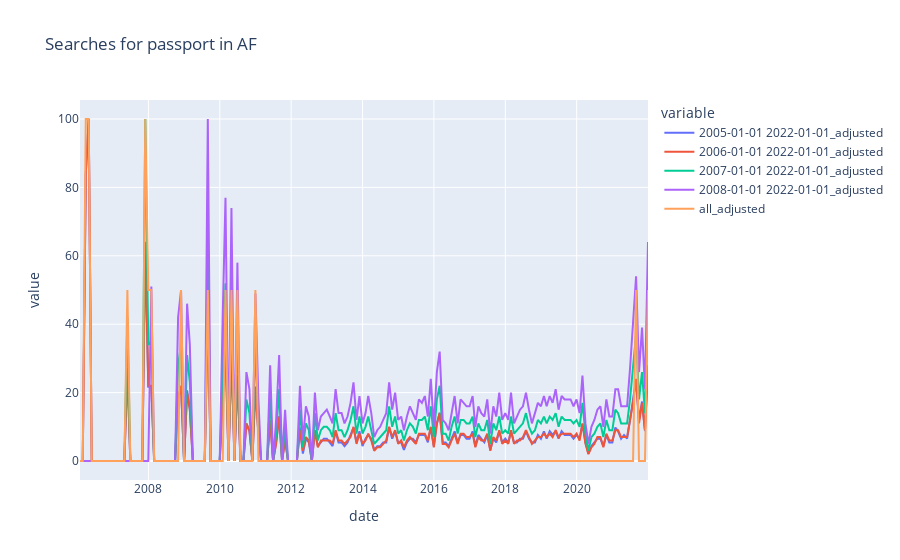
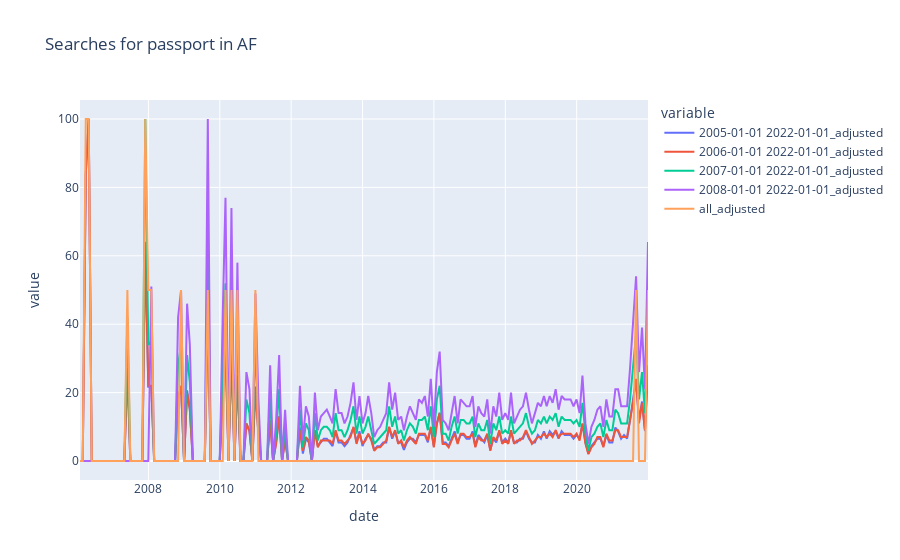

Source (notebook cell) for these figures, in order:
### Code cell
# Create dropdown widgets for selecting the country and keyword
country_dropdown = widgets.Dropdown(options=countries, description='Country:')
keyword_dropdown = widgets.Dropdown(options=keywords_list, description='Keyword:')

def update_plots(country, keyword):
    # Clear the output area
    clear_output(wait=True)
    
    country_data = adjusted[(adjusted["country"] == country) & (adjusted["keyword"] == keyword)]
    
    fig = px.line(country_data, x="date", y=list_adjusted_cols, title=f"Searches for {keyword} in {country}")
    fig.show()
# Register the update_plots function as the callback for the dropdown widgets
widgets.interact(update_plots, country=country_dropdown, keyword=keyword_dropdown)

### Figure 1 — Plotly figure (JSON) as saved in the notebook; plotly's stock layout.template omitted (floating-point values rounded to 4 significant figures; data arrays with more than 128 entries replaced by an {"elided": "..."} marker saying what was removed)
{"data": [{"hovertemplate": "variable=2005-01-01 2022-01-01_adjusted<br>date=%{x}<br>value=%{y}<extra></extra>", "legendgroup": "2005-01-01 2022-01-01_adjusted", "line": {"color": "#636efa", "dash": "solid"}, "marker": {"symbol": "circle"}, "mode": "lines", "name": "2005-01-01 2022-01-01_adjusted", "orientation": "v", "showlegend": true, "type": "scatter", "x": {"elided": "192 str values"}, "xaxis": "x", "y": {"elided": "192 float values"}, "yaxis": "y"}, {"hovertemplate": "variable=2006-01-01 2022-01-01_adjusted<br>date=%{x}<br>value=%{y}<extra></extra>", "legendgroup": "2006-01-01 2022-01-01_adjusted", "line": {"color": "#EF553B", "dash": "solid"}, "marker": {"symbol": "circle"}, "mode": "lines", "name": "2006-01-01 2022-01-01_adjusted", "orientation": "v", "showlegend": true, "type": "scatter", "x": {"elided": "192 str values"}, "xaxis": "x", "y": {"elided": "192 int values"}, "yaxis": "y"}, {"hovertemplate": "variable=2007-01-01 2022-01-01_adjusted<br>date=%{x}<br>value=%{y}<extra></extra>", "legendgroup": "2007-01-01 2022-01-01_adjusted", "line": {"color": "#00cc96", "dash": "solid"}, "marker": {"symbol": "circle"}, "mode": "lines", "name": "2007-01-01 2022-01-01_adjusted", "orientation": "v", "showlegend": true, "type": "scatter", "x": {"elided": "192 str values"}, "xaxis": "x", "y": {"elided": "192 int values"}, "yaxis": "y"}, {"hovertemplate": "variable=2008-01-01 2022-01-01_adjusted<br>date=%{x}<br>value=%{y}<extra></extra>", "legendgroup": "2008-01-01 2022-01-01_adjusted", "line": {"color": "#ab63fa", "dash": "solid"}, "marker": {"symbol": "circle"}, "mode": "lines", "name": "2008-01-01 2022-01-01_adjusted", "orientation": "v", "showlegend": true, "type": "scatter", "x": {"elided": "192 str values"}, "xaxis": "x", "y": {"elided": "192 int values"}, "yaxis": "y"}, {"hovertemplate": "variable=all_adjusted<br>date=%{x}<br>value=%{y}<extra></extra>", "legendgroup": "all_adjusted", "line": {"color": "#FFA15A", "dash": "solid"}, "marker": {"symbol": "circle"}, "mode": "lines", "name": "all_adjusted", "orientation": "v", "showlegend": true, "type": "scatter", "x": {"elided": "192 str values"}, "xaxis": "x", "y": {"elided": "192 int values"}, "yaxis": "y"}], "layout": {"legend": {"title": {"text": "variable"}, "tracegroupgap": 0}, "title": {"text": "Searches for passport in AF"}, "xaxis": {"anchor": "y", "domain": [0, 1], "title": {"text": "date"}}, "yaxis": {"anchor": "x", "domain": [0, 1], "title": {"text": "value"}}}}

### Figure 2 — Plotly figure (JSON) as saved in the notebook; plotly's stock layout.template omitted (floating-point values rounded to 4 significant figures; data arrays with more than 128 entries replaced by an {"elided": "..."} marker saying what was removed)
{"data": [{"hovertemplate": "variable=2005-01-01 2022-01-01_adjusted<br>date=%{x}<br>value=%{y}<extra></extra>", "legendgroup": "2005-01-01 2022-01-01_adjusted", "line": {"color": "#636efa", "dash": "solid"}, "marker": {"symbol": "circle"}, "mode": "lines", "name": "2005-01-01 2022-01-01_adjusted", "orientation": "v", "showlegend": true, "type": "scatter", "x": {"elided": "192 str values"}, "xaxis": "x", "y": {"elided": "192 float values"}, "yaxis": "y"}, {"hovertemplate": "variable=2006-01-01 2022-01-01_adjusted<br>date=%{x}<br>value=%{y}<extra></extra>", "legendgroup": "2006-01-01 2022-01-01_adjusted", "line": {"color": "#EF553B", "dash": "solid"}, "marker": {"symbol": "circle"}, "mode": "lines", "name": "2006-01-01 2022-01-01_adjusted", "orientation": "v", "showlegend": true, "type": "scatter", "x": {"elided": "192 str values"}, "xaxis": "x", "y": {"elided": "192 int values"}, "yaxis": "y"}, {"hovertemplate": "variable=2007-01-01 2022-01-01_adjusted<br>date=%{x}<br>value=%{y}<extra></extra>", "legendgroup": "2007-01-01 2022-01-01_adjusted", "line": {"color": "#00cc96", "dash": "solid"}, "marker": {"symbol": "circle"}, "mode": "lines", "name": "2007-01-01 2022-01-01_adjusted", "orientation": "v", "showlegend": true, "type": "scatter", "x": {"elided": "192 str values"}, "xaxis": "x", "y": {"elided": "192 int values"}, "yaxis": "y"}, {"hovertemplate": "variable=2008-01-01 2022-01-01_adjusted<br>date=%{x}<br>value=%{y}<extra></extra>", "legendgroup": "2008-01-01 2022-01-01_adjusted", "line": {"color": "#ab63fa", "dash": "solid"}, "marker": {"symbol": "circle"}, "mode": "lines", "name": "2008-01-01 2022-01-01_adjusted", "orientation": "v", "showlegend": true, "type": "scatter", "x": {"elided": "192 str values"}, "xaxis": "x", "y": {"elided": "192 int values"}, "yaxis": "y"}, {"hovertemplate": "variable=all_adjusted<br>date=%{x}<br>value=%{y}<extra></extra>", "legendgroup": "all_adjusted", "line": {"color": "#FFA15A", "dash": "solid"}, "marker": {"symbol": "circle"}, "mode": "lines", "name": "all_adjusted", "orientation": "v", "showlegend": true, "type": "scatter", "x": {"elided": "192 str values"}, "xaxis": "x", "y": {"elided": "192 int values"}, "yaxis": "y"}], "layout": {"legend": {"title": {"text": "variable"}, "tracegroupgap": 0}, "title": {"text": "Searches for passport in AF"}, "xaxis": {"anchor": "y", "domain": [0, 1], "title": {"text": "date"}}, "yaxis": {"anchor": "x", "domain": [0, 1], "title": {"text": "value"}}}}
